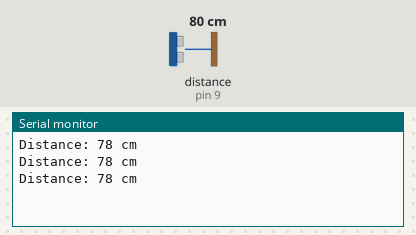
Recording of a sketch running on a simulated Arduino Uno, built with avr-gcc and run on an emulated ATmega328P. Shown: the last lines printed to the serial monitor. Wiring (inferred from the names in the program): ultrasonic range finder: trigger pin 10; echo pin 9. Inputs (shaded band) come from the test bench; at power-on: distance to the obstacle (sensor on pin 9) 80 cm. The echo pulse lasts 58.3 µs per cm.

Above: at 1.3 s.
1.4 s: distance to the obstacle (sensor on pin 9) set to 2 cm
At 1.9 s:
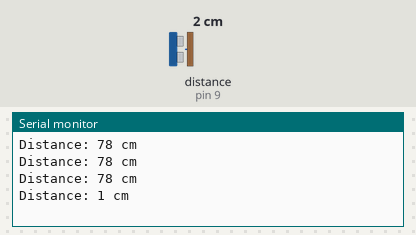
2.9 s: distance to the obstacle (sensor on pin 9) set to 4 cm
At 3.4 s:
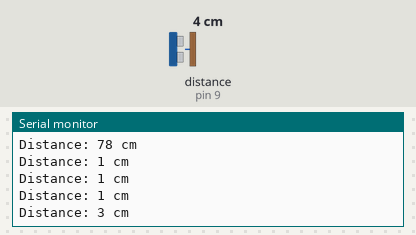
Timing chart, 0 to 5.9 s (numbered marks = the images above; inputs shaded):
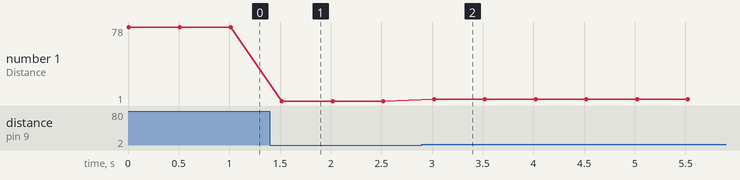

Measured:
- after the input at 1.4 s, the serial monitor: prints a new line after 0.12 s (image 1)
- after the input at 2.9 s, the serial monitor: prints a new line after 0.12 s (image 2)
- plotted number 1: 78 → 1 after the input at 1.4 s, 1 → 3 after the input at 2.9 s

The sketch:

HC_SR04_DISTANCE.ino
```cpp
const int trigPin = 10;   // Trig connected to Pin 10
const int echoPin = 9;    // Echo connected to Pin 9
long duration;            // Variable to store travel time of sound
int distance;             // Calculated distance in cm

void setup() {
  pinMode(trigPin, OUTPUT);
  pinMode(echoPin, INPUT);
  Serial.begin(9600);     // Start serial monitor
}

void loop() {
  // Send a short HIGH pulse on Trig
  digitalWrite(trigPin, LOW);
  delayMicroseconds(2);
  digitalWrite(trigPin, HIGH);
  delayMicroseconds(10);
  digitalWrite(trigPin, LOW);

  // Measure the time Echo pin stays HIGH
  duration = pulseIn(echoPin, HIGH);

  // Convert time to distance in cm
  distance = duration * 0.034 / 2;

  // Show on Serial Monitor
  Serial.print("Distance: ");
  Serial.print(distance);
  Serial.println(" cm");

  delay(500); // Small delay before next reading
}
```
